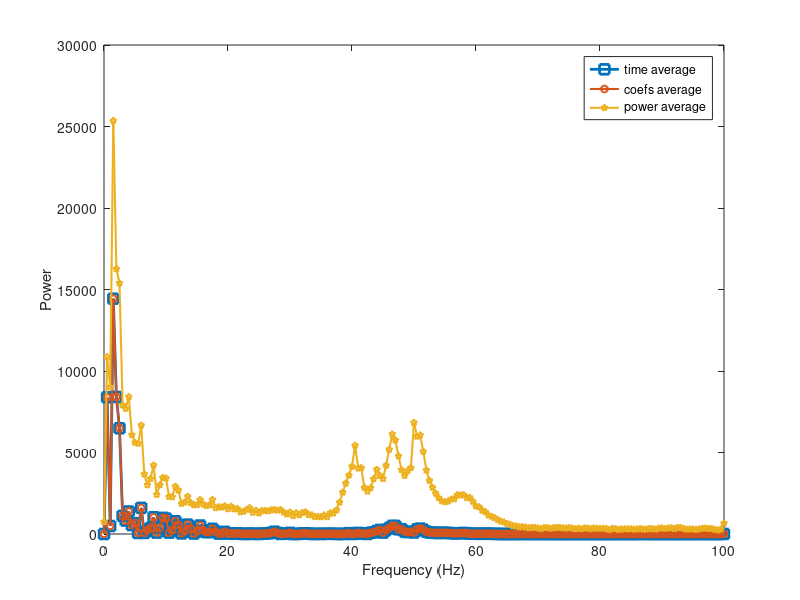
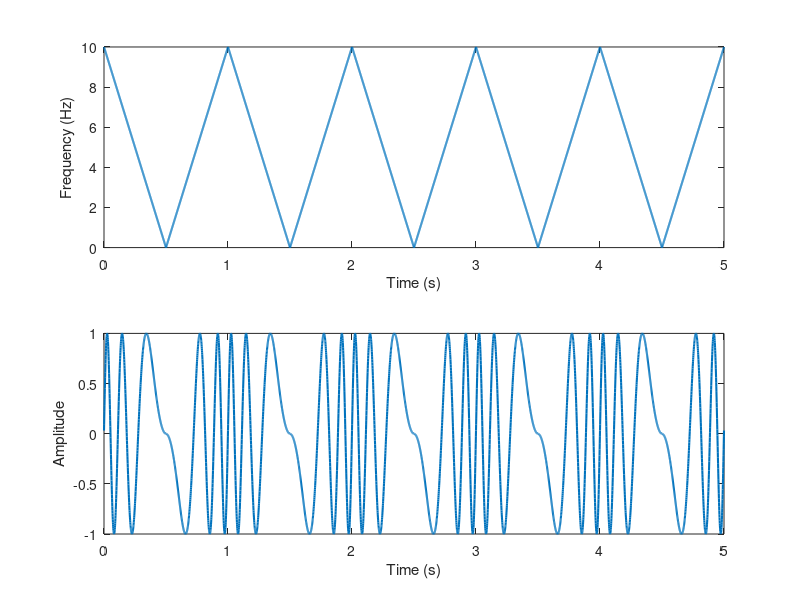
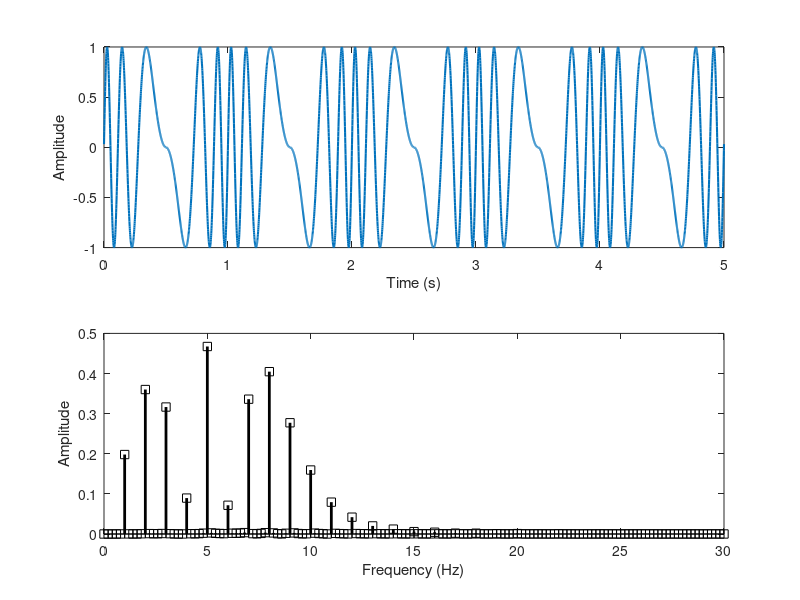
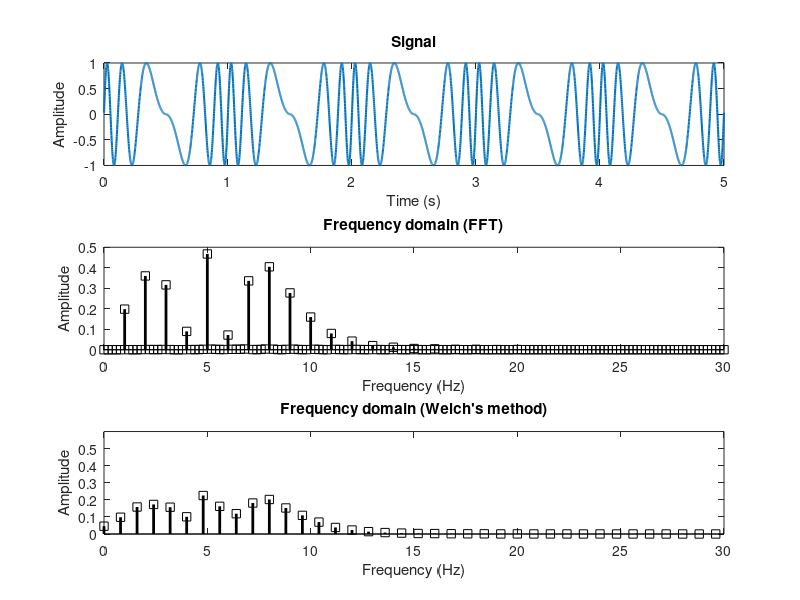

Write MATLAB code to recreate these figures, in order. (Note: this script raises an error after producing the figures.)
%% Exercises from section 7

clear, clc

%% Exercise 1

% This question is similar to exercise #3 from the FFT section, but here using real data. The online
% material includes a file called LFPdata.mat, which contains 200 repetitions of brain electrical
% activity (LFP=local field potential), where time=0 is when a picture appeared on a computer
% screen. Compute and show the following power spectra:
%   1. Average the time-domain repetitions together, and then compute the power spectrum.
%   2. Compute the FFT for each repetition, then average the complex Fourier coefficients together,
%      and then extract the power spectrum.
%   3. Compute the FFT for each repetition, then extract the power spectrum separately for each
%      repetition, and then average the power spectra.

load LFPdata.mat

data = lfp;
pnts = length(timevec);

% (1)
spect1 = (2*abs(fft( mean(data,2) )/pnts)).^2;

% (2)
spect2 = (2*abs( mean(fft(data,[],1)/pnts ,2))).^2;

% (3)
spect3 = mean((2*abs(fft(data,[],1)/pnts)).^2, 2);


hz = linspace(0,srate/2,floor(pnts/2)+1);

% plotting
figure(1), clf
plot(hz,spect1(1:length(hz)),'s-','linew',2,'markersize',7)
hold on
plot(hz,spect2(1:length(hz)),'o-','linew',1.5,'markersize',5)
plot(hz,spect3(1:length(hz)),'p-','linew',1.5,'markersize',5)
legend({'time average';'coefs average';'power average'})
set(gca,'xlim',[0 100])
xlabel('Frequency (Hz)'), ylabel('Power')
zoom on

%% Exercise 2

% Create a multipolar chirp using frequencies that change over time in a triangular fashion. The
% following steps will help you:
%   1. Create a triangle time series. There are several ways to compute a triangle time series; one
%      equation you can use is a|mt mod 2 -1|, where a is an amplitude modulating factor, t
%      mod 2 means the modulus, or remainder, of dividing time vector t by 2, m is a frequency
%      modulator, and | | indicates the absolute value.
%      This triangle time series is the vector of frequencies at each time point.
%   2. Compute a vector y as the mean-centered cumulative sum of the triangle computed above.
%   3. Finally, the signal can be defined as s = sin(2pift + y2pi/q)
%      where f is the average of the triangle time series, t is time, and q is the sampling rate in Hz
%      (assuming t is in seconds).

% simulation details
srate = 1000;
t = 0:1/srate:5;
n = length(t);
a = 10; % amplitude modulator
m = 2; % frequency modulator
freqTS = a*abs(mod(m*t,2)-1);

% create signal
cf = mean(freqTS);
k = 2*pi/srate;
y = sin(2*pi.*cf.*t + k*cumsum(freqTS-cf));

% plotting
figure(2), clf
subplot(211), 
plot(t,freqTS,'linew',1.5)
xlabel('Time (s)'), ylabel('Frequency (Hz)')

subplot(212), 
plot(t,y,'linew',1.5)
xlabel('Time (s)'), ylabel('Amplitude')

%% Exercise 3

% Show the amplitude spectrum of the chirp. Is it interpretable? Does 
% that depend on the parameters you select (a and m are the primary parameters 
% to focus on changing)?

hz = linspace(0,srate/2,floor(n/2)+1);

amp = abs(fft(y)/n);
amp(2:end) = 2*amp(2:end);

figure(3), clf
subplot(211), 
plot(t,y,'linew',1.5)
xlabel('Time (s)'), ylabel('Amplitude')

subplot(212)
stem(hz,amp(1:length(hz)),'ks-','linew',2)
set(gca,'xlim',[0 30])
xlabel('Frequency (Hz)'), ylabel('Amplitude')

% you can manipulate the (non-)stationarity by manipulating a and m 

%% Exercise 4

% Clearly, this signal is non-stationary. Is it possible to get a more visually interpretable amplitude
% spectrum by taking the FFT of a subset of the time series?

% try Welch's method

% parameters
winlen = 1250; % window length in points (not ms!)
nbins = floor(length(t)/winlen);

% vector of frequencies for the small windows
hzL = linspace(0,srate/2,floor(winlen/2)+1);

% initialize time-frequency matrix
welchspect = zeros(1,length(hzL));

% Hann taper
hwin = .5*(1-cos(2*pi*(1:winlen) / (winlen-1)));

% loop over time windows
for ti=1:nbins
    
    % extract part of the signal
    tidx    = (ti-1)*winlen+1:ti*winlen;
    tmpdata = y(tidx);
    
    % FFT of these data (does the taper help?)
    x = fft(hwin.*tmpdata)/winlen;
    
    % and put in matrix
    welchspect = welchspect + 2*abs(x(1:length(hzL)));
end

% divide by nbins to complete average
welchspect = welchspect/nbins;

figure(4), clf
subplot(311), 
plot(t,y,'linew',1.5)
xlabel('Time (s)'), ylabel('Amplitude')
title('Signal')

subplot(312)
stem(hz,amp(1:length(hz)),'ks-','linew',2)
set(gca,'xlim',[0 30])
xlabel('Frequency (Hz)'), ylabel('Amplitude')
title('Frequency domain (FFT)')

subplot(313)
stem(hzL,welchspect,'ks-','linew',2)
set(gca,'xlim',[0 30],'ylim',[0 0.6])
xlabel('Frequency (Hz)'), ylabel('Amplitude')
title('Frequency domain (Welch''s method)')


%% Exercise 5

% I didn’t talk in much detail about the mechanisms of time-frequency analyses, but the short-time
% FFT is just a minor extension of the ”full-time” FFT. Copy/paste the code from the ”Solutions...”
% video to implement a time-frequency analysis on this signal. Is this result more interpretable? Try
% it again with different parameters for the time series.

% ST-FFT

winlen   = 500; % window length
stepsize = 25;  % step size for STFFT
numsteps = floor( (n-winlen)/stepsize );

hz = linspace(0,srate/2,floor(winlen/2)+1);


% initialize time-frequency matrix
tf = zeros(length(hz),numsteps);

% Hann taper
hwin = .5*(1-cos(2*pi*(1:winlen) / (winlen-1)));

% loop over time windows
for ti=1:numsteps
    
    % extract part of the signal
    tidx    = (ti-1)*stepsize+1:(ti-1)*stepsize+winlen;
    tapdata = y(tidx);
    
    % FFT of these data
    x = fft(hwin.*tapdata)/winlen;
    
    % and put in matrix
    tf(:,ti) = 2*abs(x(1:length(hz)));
end

figure(5), clf
subplot(311), 
plot(t,y,'linew',1.5)
xlabel('Time (s)'), ylabel('Amplitude')
title('Signal')

subplot(212)
contourf(t( (0:numsteps-1)*stepsize+1 ),hz,tf,40,'linecolor','none')
set(gca,'ylim',[0 50],'xlim',[0 5],'clim',[0 .5])
xlabel('Time (s)'), ylabel('Frequency (Hz)')
title('Time-frequency power via short-time FFT')
subtitle('100 ms window')
colorbar

%% Exercise 6

% f you copy/paste the STFFT code with minimal adjustments, does the time-frequency power
% plane match the temporal dynamics of the signal? The correct answer is ”yeah sort of, but not
% exactly.” Your goal is to explain why this happens.

% there is a shift due to the witdth of the time-windows, which here
% consists of 500 ms and thus generate quite a massive averaging (try
% shorter windows)



